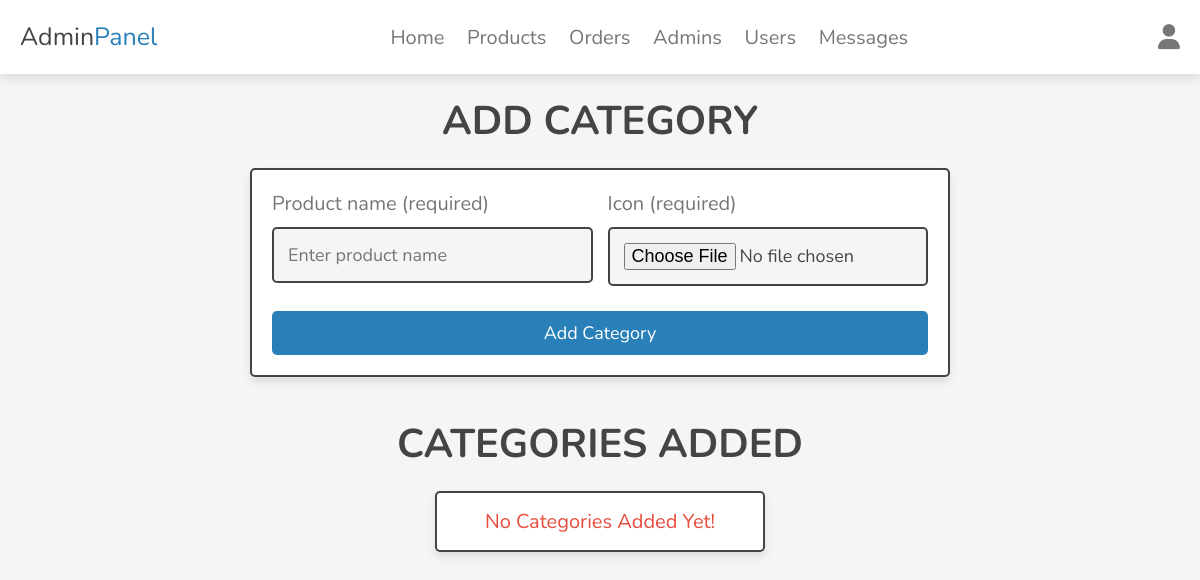
/admin/categories.php (signed in), run on an earlier commit of the app's database.
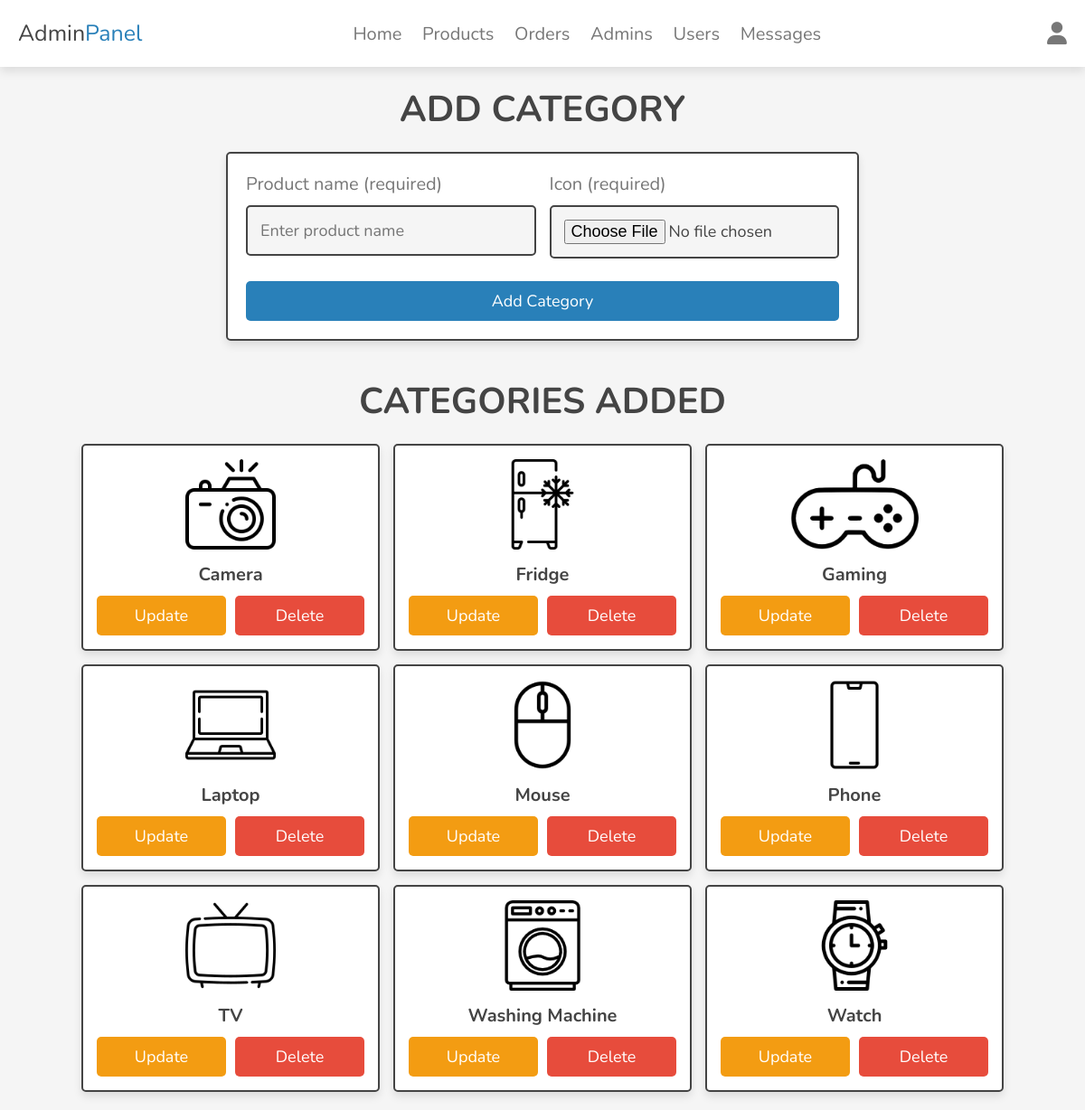
And on a later commit of the database.
### tables this page shows
CREATE TABLE `categories` (
  `id` int(11) NOT NULL,
  `name` varchar(50) NOT NULL,
  `icon` varchar(100) NOT NULL
);

### admin/categories.php (the view, shortened to what this page needs)
<?php
include "../components/connect.php";
?>
<!DOCTYPE html>
<html lang="en">
<head>
   <link rel="stylesheet" href="https://cdnjs.cloudflare.com/ajax/libs/font-awesome/6.2.0/css/all.min.css">
   <link rel="stylesheet" href="../css/admin_style.css">
</head>
<body>
   <?php include '../components/admin_header.php'; ?>
   <section class="add-products add-categories">
      <h1 class="heading">Add category</h1>
      <form action="" method="POST" enctype="multipart/form-data">
         <div class="flex">
            <div class="inputBox">
               <span>Product name (required)</span>
               <input type="text" required placeholder="Enter product name" name="name" maxlength="100" class="box">
            </div>
            <div class="inputBox">
               <span>Icon (required)</span>
               <input type="file" name="icon" class="box" accept="image/jpg, image/jpeg, image/png, image/webp" required>
            </div>
            <input type="submit" value="Add category" name="add_category" class="btn">
         </div>
      </form>
   </section>
   <section class="show-products show-categories">
      <h1 class="heading">Categories added</h1>
      <div class="box-container">
         <?php
            $show_categories = $conn->prepare("SELECT * FROM `categories` ORDER BY name ASC");
            $show_categories->execute();
            if ($show_categories->rowCount() > 0) {
               while ($fetch_categories = $show_categories->fetch(PDO::FETCH_ASSOC)) {
         ?>
         <div class="box">
            <img src="../uploaded_img/<?= $fetch_categories['icon']; ?>" alt="">
            <h3><?= $fetch_categories['name']; ?></h3>
            <div class="flex-btn">
               <a href="update_category.php?update=<?= $fetch_categories['id']; ?>" class="option-btn">Update</a>
               <a href="categories.php?delete=<?= $fetch_categories['id']; ?>" class="delete-btn" onclick="return confirm('Delete this category?');">Delete</a>
            </div>
         </div>
         <?php
               }
            }
            else {
               echo '<p class="empty">No categories added yet!</p>';
            }
         ?>
      </div>
   </section>
</body>
</html>

What changed in the data, as far as the page shows it:
added categories: icon (picture), name "Camera"
added categories: icon (picture), name "Fridge"
added categories: icon (picture), name "Gaming"
added categories: icon (picture), name "Laptop"
added categories: icon (picture), name "Mouse"
added categories: icon (picture), name "Phone"
added categories: icon (picture), name "TV"
added categories: icon (picture), name "Washing Machine"
added categories: icon (picture), name "Watch"
Also different on the page:
text no longer shown: "No Categories Added Yet!"
